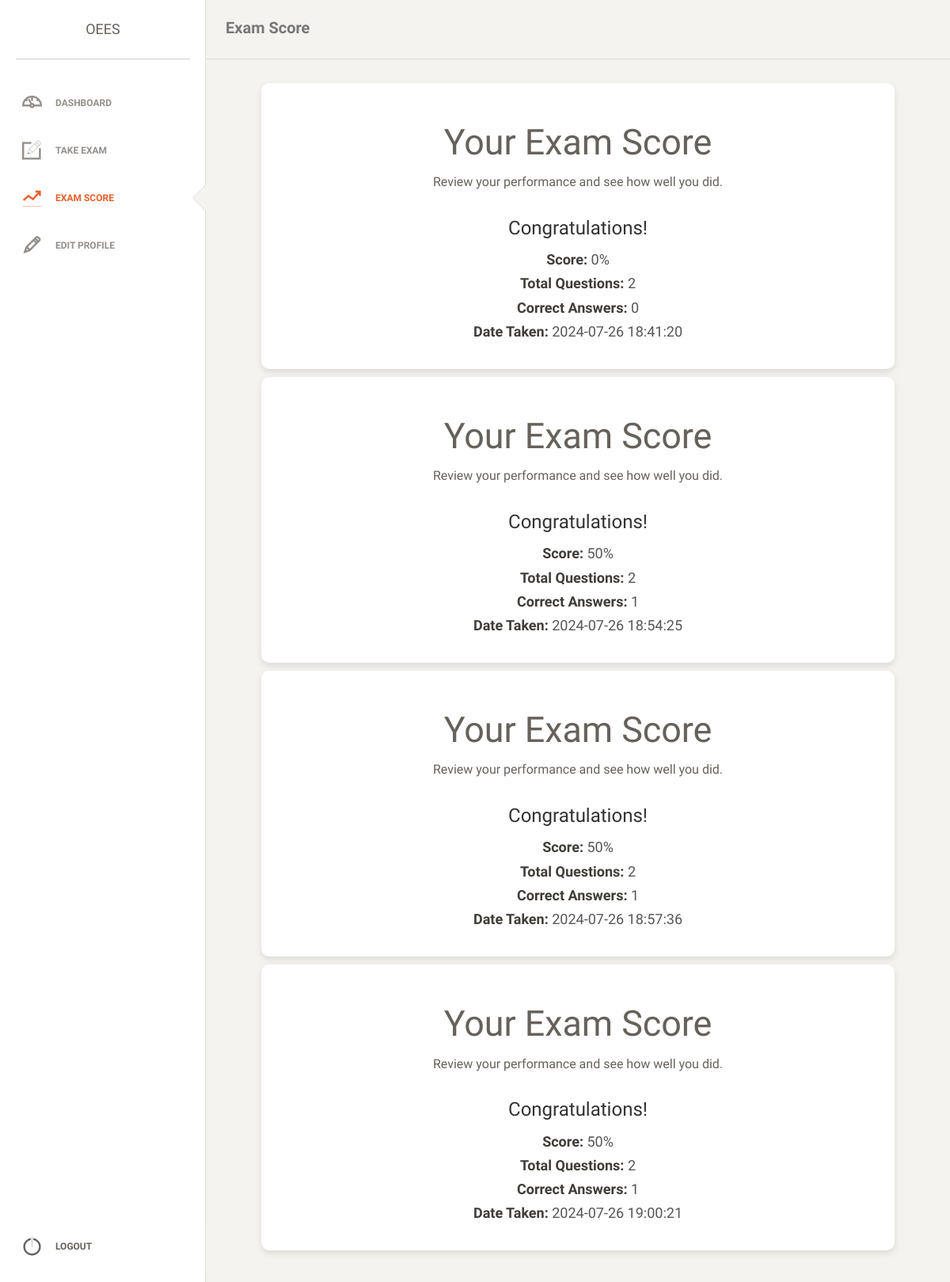
Screenshot of /examinee/exam-score.php (signed in) with the database file from the repository.
### tables this page shows
CREATE TABLE `exams` (
  `exams_id` int(255) NOT NULL,
  `examinee_id` int(255) NOT NULL,
  `score` int(255) NOT NULL,
  `total_questions` int(255) NOT NULL,
  `correct_answers` int(255) NOT NULL,
  `date_taken` timestamp NOT NULL DEFAULT current_timestamp()
);

### includes/classes/examinee.php (called while the page is built, shortened)
<?php
class general
{
    public function __construct($connect)
    {
        $this->connect = $connect;
    }
    public function collectUserID()
    {
        if (isset($_SESSION["examinee_id"])) {
            $this->user_id = $_SESSION["examinee_id"];
        } else {
            header("location:../login.php");
            die();
        }
    }
}
class exam_score extends general
{
    public function selectExamScore()
    {
        $sql = $this->connect->query("SELECT * FROM `exams` WHERE examinee_id = $this->user_id");
        return $sql;
    }
}

### examinee/exam-score.php (the view, shortened to what this page needs)
<?php
include_once "../includes/connect.php";
include_once "../includes/classes/examinee.php";
$object = new exam_score($connect);
$object->collectUserID();
?>
<!doctype html>
<html lang="en">
<head>
    <link href="assets/css/bootstrap.min.css" rel="stylesheet" />
    <link href="assets/css/animate.min.css" rel="stylesheet" />
    <link href="assets/css/paper-dashboard.css" rel="stylesheet" />
    <link href="assets/css/demo.css" rel="stylesheet" />
    <link href="http://maxcdn.bootstrapcdn.com/font-awesome/latest/css/font-awesome.min.css" rel="stylesheet">
    <link href="assets/css/themify-icons.css" rel="stylesheet">
</head>
<body>
    <div class="wrapper">
        <div class="sidebar" data-background-color="white" data-active-color="danger">
            <div class="sidebar-wrapper">
                <div class="logo">
                    <a href="./dashboard.php" class="simple-text">
                        OEES
                    </a>
                </div>
                <ul class="nav">
                    <li>
                        <a href="dashboard.php">
                            <i class="ti-dashboard"></i>
                            <p>Dashboard</p>
                        </a>
                    </li>
                    <li>
                        <a href="take-exam.php">
                            <i class="ti-pencil-alt"></i>
                            <p>Take Exam</p>
                        </a>
                    </li>
                    <li class="active">
                        <a href="exam-score.php">
                            <i class="ti-stats-up"></i>
                            <p>Exam Score</p>
                        </a>
                    </li>
                    <li>
                        <a href="edit-profile.php">
                            <i class="ti-pencil"></i>
                            <p>Edit Profile</p>
                        </a>
                    </li>
                    <li class="active-pro">
                        <a href="logout.php">
                            <i class="ti-power-off"></i>
                            <p>Logout</p>
                        </a>
                    </li>
                </ul>
            </div>
        </div>
        <div class="main-panel">
            <nav class="navbar navbar-default">
                <div class="container-fluid">
                    <div class="navbar-header">
                        <a class="navbar-brand" href="#">Exam Score</a>
                    </div>
                </div>
            </nav>
            <div class="content">
                <?php
                $sql = $object->selectExamScore();
                while ($row = $sql->fetch_assoc()) {
                    $score = $row["score"];
                    $total_questions = $row["total_questions"];
                    $correct_answers = $row["correct_answers"];
                    $date_taken = $row["date_taken"];
                    echo "
                        <div class='container-fluid exam-score-card'>
                            <div class='header'>
                                <h1>Your Exam Score</h1>
                                <p>Review your performance and see how well you did.</p>
                            </div>
                            <div class='score-details'>
                                <h3>Congratulations!</h3>
                                <p><strong>Score:</strong> $score%</p>
                                <p><strong>Total Questions:</strong> $total_questions</p>
                                <p><strong>Correct Answers:</strong> $correct_answers</p>
                                <p><strong>Date Taken:</strong> $date_taken</p>
                            </div>
                        </div>
                    ";
                }
                ?>
            </div>
        </div>
    </div>
</body>
</html>

### examinee/assets/css/demo.css (style rules this page uses)
.sidebar .nav > li.active-pro { position: absolute; width: 100%; bottom: 10px; }
.sidebar .nav > li.active-pro a { background: rgba(255, 255, 255, 0.14); opacity: 1; color: #FFFFFF; }

### examinee/exam-score.php (style rules this page uses)
.exam-score-card { max-width: 800px; margin: 0 auto 10px; background: #fff; padding: 20px; box-shadow: 0 4px 8px rgba(0, 0, 0, 0.1); border-radius: 10px; text-align: center; }
.header { text-align: center; margin-bottom: 20px; }
.score-details { margin: 0; padding: 0; list-style: none; padding: 10px 0; }
.score-details h3 { margin: 0 0 10px; font-size: 24px; color: #333; }
.score-details p { margin: 5px 0; font-size: 18px; color: #555; }

### rows the page displays
exams: score "0", total_questions "2", correct_answers "0", date_taken "2024-07-26 18:41:20"
exams: score "50", total_questions "2", correct_answers "1", date_taken "2024-07-26 18:54:25"
exams: score "50", total_questions "2", correct_answers "1", date_taken "2024-07-26 18:57:36"
exams: score "50", total_questions "2", correct_answers "1", date_taken "2024-07-26 19:00:21"
